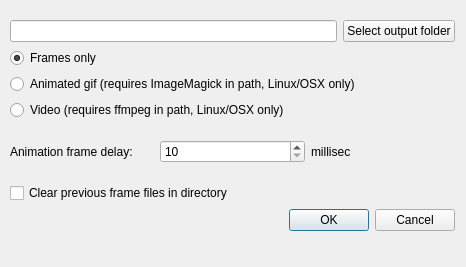
<?xml version="1.0" encoding="UTF-8"?>
<ui version="4.0">
 <class>archDialog</class>
 <widget class="QDialog" name="archDialog">
  <property name="geometry">
   <rect>
    <x>0</x>
    <y>0</y>
    <width>466</width>
    <height>267</height>
   </rect>
  </property>
  <property name="windowTitle">
   <string>Dialog</string>
  </property>
  <widget class="QWidget" name="layoutWidget">
   <property name="geometry">
    <rect>
     <x>10</x>
     <y>20</y>
     <width>445</width>
     <height>211</height>
    </rect>
   </property>
   <layout class="QVBoxLayout" name="verticalLayout">
    <item>
     <layout class="QHBoxLayout" name="horizontalLayout_2">
      <item>
       <widget class="QLineEdit" name="lineEdit"/>
      </item>
      <item>
       <widget class="QPushButton" name="pushButton">
        <property name="text">
         <string>Select output folder</string>
        </property>
       </widget>
      </item>
     </layout>
    </item>
    <item>
     <widget class="QRadioButton" name="radioFramesOnly">
      <property name="text">
       <string>Frames only</string>
      </property>
      <property name="checked">
       <bool>true</bool>
      </property>
     </widget>
    </item>
    <item>
     <widget class="QRadioButton" name="radioAnimatedGif">
      <property name="text">
       <string>Animated gif (requires ImageMagick in path, Linux/OSX only)</string>
      </property>
     </widget>
    </item>
    <item>
     <widget class="QRadioButton" name="radioVideo">
      <property name="text">
       <string>Video (requires ffmpeg in path, Linux/OSX only)</string>
      </property>
     </widget>
    </item>
    <item>
     <layout class="QHBoxLayout" name="horizontalLayout">
      <item>
       <widget class="QLabel" name="label_2">
        <property name="text">
         <string>Animation frame delay: </string>
        </property>
       </widget>
      </item>
      <item>
       <widget class="QSpinBox" name="spinBoxDelay">
        <property name="minimum">
         <number>10</number>
        </property>
        <property name="maximum">
         <number>99999</number>
        </property>
        <property name="singleStep">
         <number>100</number>
        </property>
       </widget>
      </item>
      <item>
       <widget class="QLabel" name="label_3">
        <property name="text">
         <string>millisec</string>
        </property>
       </widget>
      </item>
     </layout>
    </item>
    <item>
     <widget class="QCheckBox" name="clearCheckBox">
      <property name="enabled">
       <bool>true</bool>
      </property>
      <property name="text">
       <string>Clear previous frame files in directory</string>
      </property>
      <property name="checked">
       <bool>false</bool>
      </property>
     </widget>
    </item>
    <item>
     <widget class="QDialogButtonBox" name="buttonBox">
      <property name="orientation">
       <enum>Qt::Horizontal</enum>
      </property>
      <property name="standardButtons">
       <set>QDialogButtonBox::Cancel|QDialogButtonBox::Ok</set>
      </property>
     </widget>
    </item>
   </layout>
  </widget>
 </widget>
 <resources/>
 <connections>
  <connection>
   <sender>buttonBox</sender>
   <signal>accepted()</signal>
   <receiver>archDialog</receiver>
   <slot>accept()</slot>
   <hints>
    <hint type="sourcelabel">
     <x>248</x>
     <y>254</y>
    </hint>
    <hint type="destinationlabel">
     <x>157</x>
     <y>274</y>
    </hint>
   </hints>
  </connection>
  <connection>
   <sender>buttonBox</sender>
   <signal>rejected()</signal>
   <receiver>archDialog</receiver>
   <slot>reject()</slot>
   <hints>
    <hint type="sourcelabel">
     <x>316</x>
     <y>260</y>
    </hint>
    <hint type="destinationlabel">
     <x>286</x>
     <y>274</y>
    </hint>
   </hints>
  </connection>
 </connections>
</ui>
